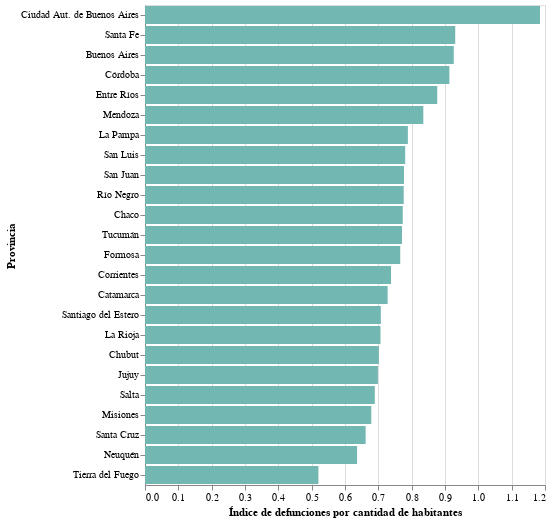

Notebook code cell kept with this figure:
### Markdown cell above
Vemos que en 2010 las 3 provincias con mayor índice de defunciones por cantidad de habitantes fueron **la Ciudad de Buenos Aires** (aprox 1.3%), **Santa Fe** (aprox 0.9%) y **la provincia de Buenos Aires** (aprox 0.9%).

### Code cell
#2018
df_byprov6 = df_byprov4.loc[df_byprov4['AÑO'] == 2018]

alt.Chart(df_byprov6).mark_bar(color='#72b7b2').encode(
    x=alt.X('RATIO:Q', 
          title='Índice de defunciones por cantidad de habitantes'),
    y=alt.Y('Provincia:N', 
          title='Provincia', 
          axis=alt.Axis(labelAngle=0),
          sort='-x')
)

### Figure 1 — Vega-Lite specification as saved in the notebook (floating-point values rounded to 4 significant figures)
{"config": {"view": {"continuousWidth": 400, "continuousHeight": 300}}, "data": {"name": "data-a2094ee02f84df06f781e78cfc5a56b6"}, "mark": {"type": "bar", "color": "#72b7b2"}, "encoding": {"x": {"type": "quantitative", "field": "RATIO", "title": "Índice de defunciones por cantidad de habitantes"}, "y": {"type": "nominal", "axis": {"labelAngle": 0}, "field": "Provincia", "sort": "-x", "title": "Provincia"}}, "$schema": "https://vega.github.io/schema/vega-lite/v4.8.1.json", "datasets": {"data-a2094ee02f84df06f781e78cfc5a56b6": [{"AÑO": 2018, "CUENTA": 29723, "Provincia": "Ciudad Aut. de Buenos Aires", "POBLACION": 2508000.0, "RATIO": 1.185}, {"AÑO": 2018, "CUENTA": 135997, "Provincia": "Buenos Aires", "POBLACION": 14680000.0, "RATIO": 0.9262}, {"AÑO": 2018, "CUENTA": 2666, "Provincia": "Catamarca", "POBLACION": 366300.0, "RATIO": 0.7279}, {"AÑO": 2018, "CUENTA": 29754, "Provincia": "Córdoba", "POBLACION": 3258000.0, "RATIO": 0.9132}, {"AÑO": 2018, "CUENTA": 7269, "Provincia": "Corrientes", "POBLACION": 984900.0, "RATIO": 0.738}, {"AÑO": 2018, "CUENTA": 8110, "Provincia": "Chaco", "POBLACION": 1049000.0, "RATIO": 0.7733}, {"AÑO": 2018, "CUENTA": 3353, "Provincia": "Chubut", "POBLACION": 477900.0, "RATIO": 0.7016}, {"AÑO": 2018, "CUENTA": 10745, "Provincia": "Entre Ríos", "POBLACION": 1226000.0, "RATIO": 0.8767}, {"AÑO": 2018, "CUENTA": 3898, "Provincia": "Formosa", "POBLACION": 509000.0, "RATIO": 0.7658}, {"AÑO": 2018, "CUENTA": 4498, "Provincia": "Jujuy", "POBLACION": 643700.0, "RATIO": 0.6987}, {"AÑO": 2018, "CUENTA": 2488, "Provincia": "La Pampa", "POBLACION": 315500.0, "RATIO": 0.7886}, {"AÑO": 2018, "CUENTA": 2334, "Provincia": "La Rioja", "POBLACION": 330400.0, "RATIO": 0.7063}, {"AÑO": 2018, "CUENTA": 13971, "Provincia": "Mendoza", "POBLACION": 1673000.0, "RATIO": 0.8349}, {"AÑO": 2018, "CUENTA": 7180, "Provincia": "Misiones", "POBLACION": 1058000.0, "RATIO": 0.6789}, {"AÑO": 2018, "CUENTA": 3287, "Provincia": "Neuquén", "POBLACION": 516600.0, "RATIO": 0.6363}, {"AÑO": 2018, "CUENTA": 4590, "Provincia": "Río Negro", "POBLACION": 591400.0, "RATIO": 0.7761}, {"AÑO": 2018, "CUENTA": 8178, "Provincia": "Salta", "POBLACION": 1186000.0, "RATIO": 0.6894}, {"AÑO": 2018, "CUENTA": 5245, "Provincia": "San Juan", "POBLACION": 675000.0, "RATIO": 0.777}, {"AÑO": 2018, "CUENTA": 3331, "Provincia": "San Luis", "POBLACION": 426800.0, "RATIO": 0.7805}, {"AÑO": 2018, "CUENTA": 1641, "Provincia": "Santa Cruz", "POBLACION": 247900.0, "RATIO": 0.6619}, {"AÑO": 2018, "CUENTA": 29382, "Provincia": "Santa Fe", "POBLACION": 3157000.0, "RATIO": 0.9307}, {"AÑO": 2018, "CUENTA": 6163, "Provincia": "Santiago del Estero", "POBLACION": 871100.0, "RATIO": 0.7075}, {"AÑO": 2018, "CUENTA": 11101, "Provincia": "Tucumán", "POBLACION": 1440000.0, "RATIO": 0.7709}, {"AÑO": 2018, "CUENTA": 603, "Provincia": "Tierra del Fuego", "POBLACION": 115900.0, "RATIO": 0.5202}]}}
